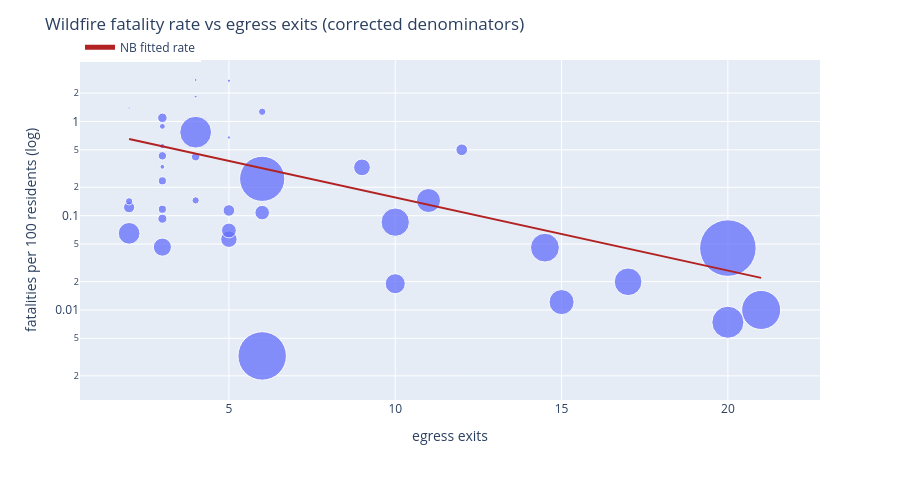

This figure's notebook cell:
### Markdown cell above
## 2. Fitted rate curve

Observed per-capita fatality rate (corrected denominators, log scale) with the NB-implied rate
`exp(b0 + b1·exits)`. The decline is smooth and constant-per-exit — **no threshold/kink at ~6 exits**.
Marker area ∝ population; hover for fire/place.

### Code cell
m = fits["corrected"]
df["rate_pct"] = df.Identified_fatalities / df.population_corrected * 100

fig = px.scatter(
    df, x="exits", y="rate_pct", size="population_corrected", hover_name="label",
    hover_data={"Identified_fatalities": True, "population_corrected": ":,",
                "rate_pct": ":.3f", "exits": True},
    size_max=40, log_y=True, opacity=0.75,
    labels={"exits": "egress exits", "rate_pct": "fatalities per 100 residents (log)"},
)
xs = np.linspace(df.exits.min(), df.exits.max(), 100)
pred = np.exp(m.params["Intercept"] + m.params["exits"] * xs) * 100
fig.add_trace(go.Scatter(x=xs, y=pred, mode="lines", name="NB fitted rate",
                         line=dict(color="firebrick", width=2)))
fig.update_layout(title="Wildfire fatality rate vs egress exits (corrected denominators)",
                  height=480, legend=dict(orientation="h", y=1.08))
fig.show()

### Figure 1 — Plotly figure (JSON) as saved in the notebook; plotly's stock layout.template omitted (floating-point values rounded to 4 significant figures)
{"data": [{"customdata": [[102, 13261], [66, 26800], [19, 41921], [13, 1190], [12, 3684], [11, 7595], [9, 710], [9, 10537], [9, 1798], [5, 10915], [4, 926], [4, 451], [4, 946], [4, 6155], [4, 148], [3, 2782], [3, 109], [2, 109], [2, 366], [2, 1628], [2, 3553], [2, 19998], [2, 1760], [2, 2870], [2, 10053], [2, 854], [2, 4309], [1, 72], [1, 13500], [1, 148], [1, 688], [1, 854], [1, 303], [1, 704], [1, 1076], [1, 8255], [1, 30741], [1, 5267]], "hovertemplate": "<b>%{hovertext}</b><br><br>egress exits=%{x}<br>fatalities per 100 residents (log)=%{y:.3f}<br>population_corrected=%{customdata[1]:,}<br>Identified_fatalities=%{customdata[0]}<extra></extra>", "hovertext": ["Hawaii/Lahaina / Lahiaina", "Camp / Paradise", "Eaton / Altadena", "North Complex / Berry Creek", "2016 Great Smoky Mountain Wildfires / Gatlinburg", "Tubbs / Larkfield-Wikiup CDP", "Camp / Concow", "Camp / Magalia", "Redwood Valley / Redwood Valley", "Palisades / Malibu", "Atlas / Silvarado Resort", "Carr / Keswick", "Mckinney / Klamath CDP", "Valley / Hidden Valley Lake CDP, California", "Zogg / Igo", "Cascade / Loma Rica", "Lnu Lightening Complex / Moskowite Corner CDP", "Atlas / Moskowite Corner CDP", "Border 3 / Potrero", "Butte / Mountain Ranch", "Erskine / Lake Isabella", "Fairview / East Hemet", "Lnu Lightening Complex / Allendale CDP", "Mill / Weed City", "Sandalwood / Calimesa", "Slater / Happy Camp CDP", "Waldo Canyon / Manitou", "Bully / Ono", "Cascade / Grass Valley", "Clover / Igo", "Czu August Lightening Complex / Davenport", "Happy Camp Complex / Happy Camp CDP", "Klamathon / Hornbrook", "Mountain View / Walker", "Nuns / Glen Ellen", "Palisades / Topanga", "Thomas / Santa Paula", "Tubbs / Calistoga"], "legendgroup": "", "marker": {"color": "#636efa", "opacity": 0.75, "size": [13261, 26800, 41921, 1190, 3684, 7595, 710, 10537, 1798, 10915, 926, 451, 946, 6155, 148, 2782, 109, 109, 366, 1628, 3553, 19998, 1760, 2870, 10053, 854, 4309, 72, 13500, 148, 688, 854, 303, 704, 1076, 8255, 30741, 5267], "sizemode": "area", "sizeref": 26.2, "symbol": "circle"}, "mode": "markers", "name": "", "orientation": "v", "showlegend": false, "type": "scatter", "x": [4.0, 6.0, 20.0, 3.0, 9.0, 11.0, 6.0, 10.0, 12.0, 14.5, 3.0, 3.0, 4.0, 2.0, 5.0, 6.0, 4.0, 4.0, 3.0, 2.0, 5.0, 21.0, 5.0, 5.0, 17.0, 3.0, 3.0, 2.0, 20.0, 5.0, 4.0, 3.0, 3.0, 2.0, 3.0, 15.0, 6.0, 10.0], "xaxis": "x", "y": [0.7692, 0.2463, 0.04532, 1.092, 0.3257, 0.1448, 1.268, 0.08541, 0.5006, 0.04581, 0.432, 0.8869, 0.4228, 0.06499, 2.703, 0.1078, 2.752, 1.835, 0.5464, 0.1229, 0.05629, 0.01, 0.1136, 0.06969, 0.01989, 0.2342, 0.04641, 1.389, 0.007407, 0.6757, 0.1453, 0.1171, 0.33, 0.142, 0.09294, 0.01211, 0.003253, 0.01899], "yaxis": "y"}, {"line": {"color": "firebrick", "width": 2}, "mode": "lines", "name": "NB fitted rate", "type": "scatter", "x": [2.0, 2.192, 2.384, 2.576, 2.768, 2.96, 3.152, 3.343, 3.535, 3.727, 3.919, 4.111, 4.303, 4.495, 4.687, 4.879, 5.071, 5.263, 5.455, 5.646, 5.838, 6.03, 6.222, 6.414, 6.606, 6.798, 6.99, 7.182, 7.374, 7.566, 7.758, 7.949, 8.141, 8.333, 8.525, 8.717, 8.909, 9.101, 9.293, 9.485, 9.677, 9.869, 10.06, 10.25, 10.44, 10.64, 10.83, 11.02, 11.21, 11.4, 11.6, 11.79, 11.98, 12.17, 12.36, 12.56, 12.75, 12.94, 13.13, 13.32, 13.52, 13.71, 13.9, 14.09, 14.28, 14.47, 14.67, 14.86, 15.05, 15.24, 15.43, 15.63, 15.82, 16.01, 16.2, 16.39, 16.59, 16.78, 16.97, 17.16, 17.35, 17.55, 17.74, 17.93, 18.12, 18.31, 18.51, 18.7, 18.89, 19.08, 19.27, 19.46, 19.66, 19.85, 20.04, 20.23, 20.42, 20.62, 20.81, 21.0], "y": [0.6508, 0.6289, 0.6077, 0.5872, 0.5674, 0.5483, 0.5299, 0.512, 0.4948, 0.4781, 0.462, 0.4464, 0.4314, 0.4169, 0.4028, 0.3893, 0.3761, 0.3635, 0.3512, 0.3394, 0.328, 0.3169, 0.3062, 0.2959, 0.286, 0.2763, 0.267, 0.258, 0.2493, 0.2409, 0.2328, 0.225, 0.2174, 0.2101, 0.203, 0.1962, 0.1896, 0.1832, 0.177, 0.171, 0.1653, 0.1597, 0.1543, 0.1491, 0.1441, 0.1393, 0.1346, 0.13, 0.1257, 0.1214, 0.1173, 0.1134, 0.1096, 0.1059, 0.1023, 0.09886, 0.09553, 0.09231, 0.08921, 0.0862, 0.0833, 0.08049, 0.07778, 0.07516, 0.07263, 0.07018, 0.06782, 0.06553, 0.06333, 0.06119, 0.05913, 0.05714, 0.05522, 0.05336, 0.05156, 0.04982, 0.04814, 0.04652, 0.04496, 0.04344, 0.04198, 0.04056, 0.0392, 0.03788, 0.0366, 0.03537, 0.03418, 0.03303, 0.03191, 0.03084, 0.0298, 0.0288, 0.02783, 0.02689, 0.02598, 0.02511, 0.02426, 0.02345, 0.02266, 0.02189]}], "layout": {"height": 480, "legend": {"itemsizing": "constant", "orientation": "h", "tracegroupgap": 0, "y": 1.08}, "margin": {"t": 60}, "title": {"text": "Wildfire fatality rate vs egress exits (corrected denominators)"}, "xaxis": {"anchor": "y", "domain": [0.0, 1.0], "title": {"text": "egress exits"}}, "yaxis": {"anchor": "x", "domain": [0.0, 1.0], "title": {"text": "fatalities per 100 residents (log)"}, "type": "log"}}}
